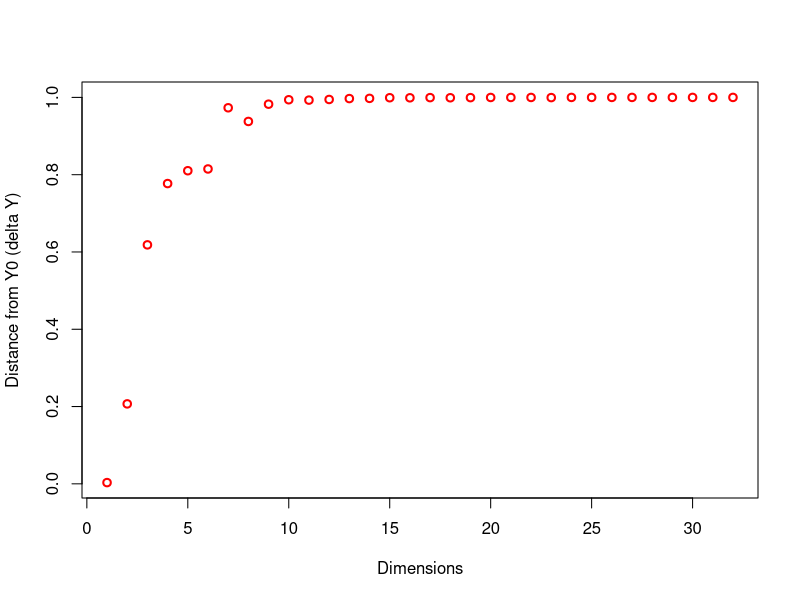

Source code (R):
#dimensions vector, dimensions run from 1-32, with interval 1
dimensions <- seq(from= 1, to=32, by=1)

#general functions
#parameter a - chosen for its output in the regular function
a <- 5
#1. general function
func <- function(a,x){
  yVector <- sapply(x, function(x) exp(-a*distance(x)))
  return(yVector)
}

#2. distance function (helper function for the general function)
distance <- function(x){
  #xSquare <- apply(x,1:2, function(x) x^2)
  xSquare <- x^2
  sumSquares <- sum(xSquare)
  euclDist <- sqrt(sumSquares)
  return(euclDist)
}

#3. distance per row - takes the samples matrix and returns the distance per sample
distRow <- function(x){
  matDist <- apply(x, 1, distance)
  return(matDist)
}

# 4. nearest neighbour -- Hoofdfunctie
NN <- function(n){
  #create matrix with n dimensions
  matDim <- drawSamples(n)
  distRow <- distRow(matDim)
  #nearest <- matDim[which.min(distRow),] --- geeft de nearest coordinaten
  nearest <- min(distRow)
  return(nearest)
}

#graph the standard function (zie firstPlot.jpeg)
#range for graph
range <- seq(-1,1,0.01)
xRange = range
yRange = func(a,xRange)


#draw samples function
randomSample <- function(){
  x <- runif(1,-1,1)
  return(x)
}

#create samples with different dimension sizes
#create a function n=nr dimensions
drawSamples <- function(n){
  #draw 1000 samples
  samples <- matrix(vector(), nrow=1000, ncol=n)
  for (i in 1:1000){
    dim <- vector(length=n)
    for (j in 1:n){
      dim[j] <- randomSample()
    }
    #create an empty vector with size d (dimension)
    samples[i,] <-  c(dim)
  }
  return(samples)
}

#5. HET EXPERIMENT
# De functie returned de 1-nearest neighbour van elke dimensie
predictions <- function(dimensions){
  vec <- vector()
  for (i in dimensions){
    vec[i] = NN(i)
  }
  return(vec)
}

#voor de sensitivity
repeatExp <- function(x){
  vec <- vector()
  for (i in 1:100){
    vec[i] <- NN(x)
  }
  return(vec)
}

#Geeft de y waarden van de Nearest Neighbours per dimensie
predictions2 <- function(dimensions) {
  testvar <- predictions(dimensions)
  vec <- vector()
  for (i in dimensions) {
    vec[i] <- exp(-5 * NN(i))
  }
  return(vec)
}

#outputs the basic function
#plot(xRange, yRange,type="l" , xlim=c(-1,1), ylim=c(0,1), lwd=4, col="blue", xlab="x", ylab="y = exp(-a*||x||)")

#Outputs the distance of the 1-Nearest Neighbour per dimension
#plot(dimensions, predictions(dimensions),xlab="Dimensions",ylab="Distance 1-Nearest Neighbour")

#Puntje 3 van de opdracht
#Geeft de plot waar de output het verschil is tussen de voorspelde waarde en de eigenlijke y
plot(dimensions, 1-predictions2(dimensions),xlab="Dimensions",ylab="Distance from Y0 (delta Y)", col="red", lwd=2)
